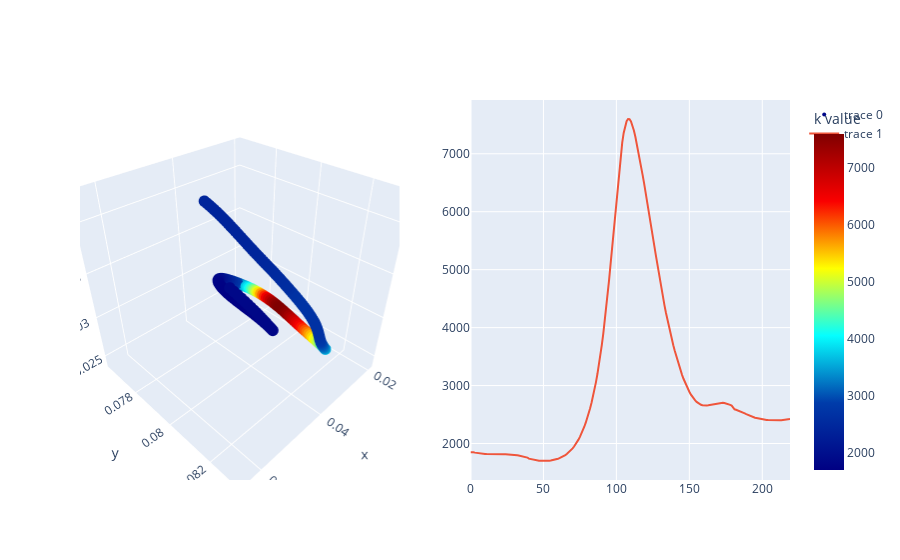
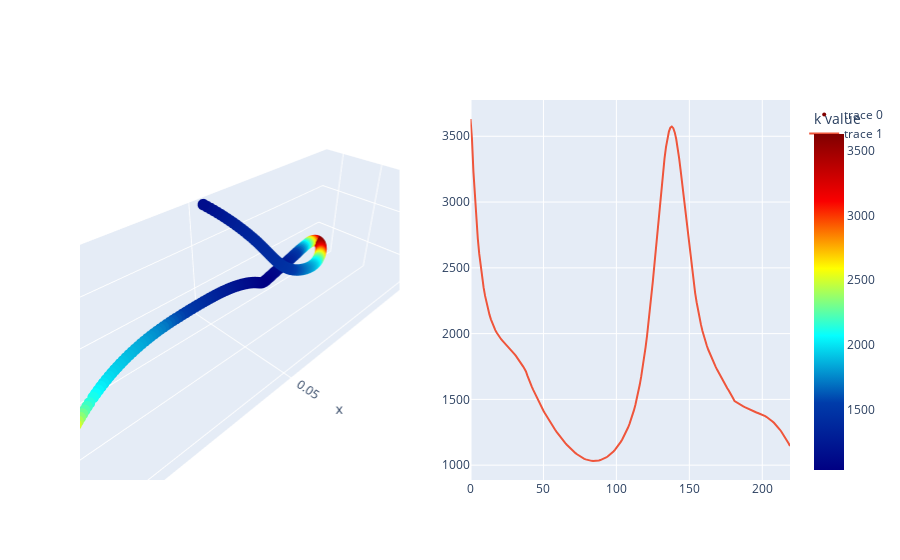

Here is the notebook cell these charts were saved with, in order:
### Code cell
for f in COM_files:
    name = f.split('\\')[-1][:-4]
    print(name)
    df = pd.read_csv(f)

    chasee_com = df.loc[:,['chasee_com_x', 'chasee_com_y', 'chasee_com_z']].values
    chaser_com = df.loc[:,['chaser_com_x', 'chaser_com_y', 'chaser_com_z']].values
    
    chasee_com_smooth = filter_data(chasee_com)
    ds_ce, dp_ce, t_ce, k_ce, n_ce, b_ce = compute_frenet_serret(chasee_com_smooth)
    
    fig = go.Figure()
    make_fig_kappa(fig, k_ce, chasee_com_smooth[1:])
    fig.write_html('./Data/Figures/curvature/' + name + '_chasee_kappa.html')
    
    
    chaser_com_smooth = filter_data(chaser_com)
    ds_cr, dp_cr, t_cr, k_cr, n_cr, b_cr = compute_frenet_serret(chaser_com_smooth)
    
    fig1 = go.Figure()
    make_fig_kappa(fig1, k_cr, chaser_com_smooth[1:])
    fig1.write_html('./Data/Figures/curvature/' + name + '_chaser_kappa.html')

### Figure 1 — Plotly figure (JSON) as saved in the notebook; plotly's stock layout.template omitted (floating-point values rounded to 4 significant figures; data arrays with more than 128 entries replaced by an {"elided": "..."} marker saying what was removed)
{"data": [{"marker": {"color": {"elided": "220 float values"}, "colorbar": {"title": {"text": "k value"}}, "colorscale": [[0, "rgb(0,0,131)"], [0.2, "rgb(0,60,170)"], [0.4, "rgb(5,255,255)"], [0.6, "rgb(255,255,0)"], [0.8, "rgb(250,0,0)"], [1, "rgb(128,0,0)"]], "size": 4}, "mode": "markers", "scene": "scene", "type": "scatter3d", "x": {"elided": "220 float values"}, "y": {"elided": "220 float values"}, "z": {"elided": "220 float values"}}, {"mode": "lines", "type": "scatter", "x": {"elided": "220 int values"}, "xaxis": "x", "y": {"elided": "220 float values"}, "yaxis": "y"}], "layout": {"scene": {"domain": {"x": [0, 0.45], "y": [0, 1]}}, "xaxis": {"anchor": "y", "domain": [0.55, 1]}, "yaxis": {"anchor": "x", "domain": [0, 1]}}}

### Figure 2 — Plotly figure (JSON) as saved in the notebook; plotly's stock layout.template omitted (floating-point values rounded to 4 significant figures; data arrays with more than 128 entries replaced by an {"elided": "..."} marker saying what was removed)
{"data": [{"marker": {"color": {"elided": "220 float values"}, "colorbar": {"title": {"text": "k value"}}, "colorscale": [[0, "rgb(0,0,131)"], [0.2, "rgb(0,60,170)"], [0.4, "rgb(5,255,255)"], [0.6, "rgb(255,255,0)"], [0.8, "rgb(250,0,0)"], [1, "rgb(128,0,0)"]], "size": 4}, "mode": "markers", "scene": "scene", "type": "scatter3d", "x": {"elided": "220 float values"}, "y": {"elided": "220 float values"}, "z": {"elided": "220 float values"}}, {"mode": "lines", "type": "scatter", "x": {"elided": "220 int values"}, "xaxis": "x", "y": {"elided": "220 float values"}, "yaxis": "y"}], "layout": {"scene": {"domain": {"x": [0, 0.45], "y": [0, 1]}}, "xaxis": {"anchor": "y", "domain": [0.55, 1]}, "yaxis": {"anchor": "x", "domain": [0, 1]}}}
